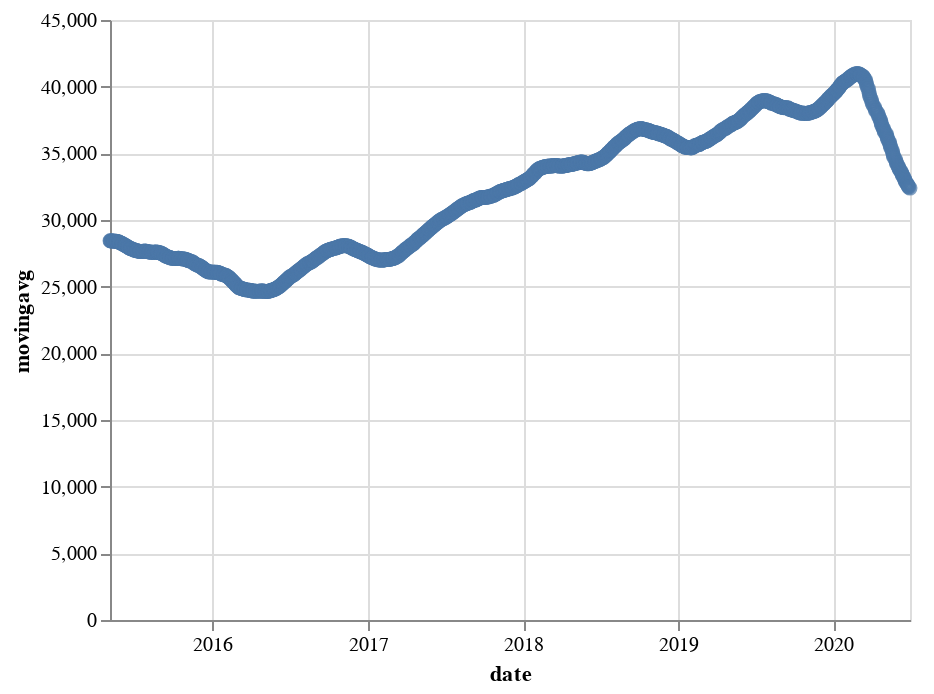

Notebook cell for this chart:
### Code cell
alt.Chart(altdata_sixteenweek).mark_point().encode(
    x='date',
    y='movingavg'
)

### Figure 1 — Vega-Lite specification as saved in the notebook (floating-point values rounded to 4 significant figures; data arrays with more than 128 entries replaced by an {"elided": "..."} marker saying what was removed)
{"config": {"view": {"continuousWidth": 400, "continuousHeight": 300}}, "data": {"name": "data-f3dc5ad287797d4b77e41f161405f964"}, "mark": "point", "encoding": {"x": {"type": "temporal", "field": "date"}, "y": {"type": "quantitative", "field": "movingavg"}}, "$schema": "https://vega.github.io/schema/vega-lite/v4.8.1.json", "datasets": {"data-f3dc5ad287797d4b77e41f161405f964": {"elided": "1265 records"}}}
